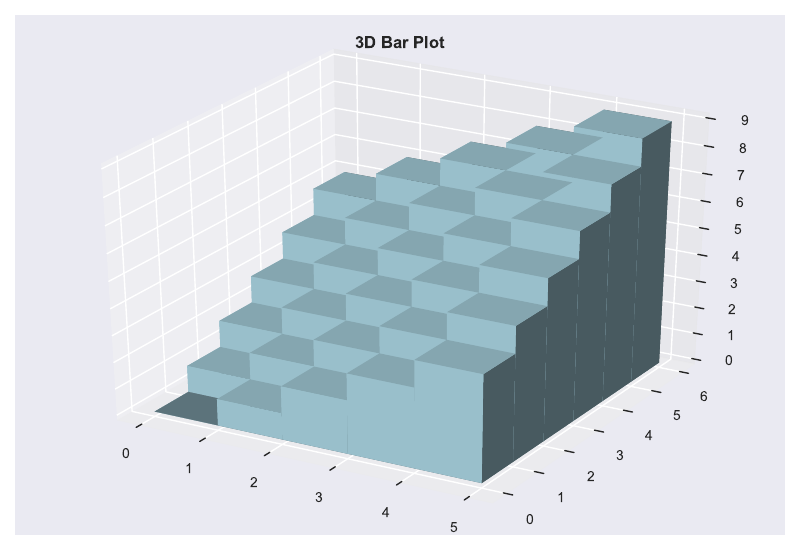

Here is the Python script that generated this plot:
# 3D Bar Plot
import numpy as np
import matplotlib.pyplot as plt
from mpl_toolkits.mplot3d import Axes3D

plt.style.use('seaborn')

# Prepare data
_x = np.arange(5)
_y = np.arange(6)
_xx, _yy = np.meshgrid(_x, _y)
x, y = _xx.ravel(), _yy.ravel()

# setup the figure and axes
fig= plt.figure()
ax = fig.add_subplot(111, projection='3d')

top = x + y
bottom = np.zeros_like(top)
width = depth = 1

ax.bar3d(x, y, bottom, width, depth, top, color='lightblue')
ax.set_title('3D Bar Plot', size=12, fontweight='semibold')

plt.tight_layout()
plt.savefig('bar3d.pdf')
plt.show()

